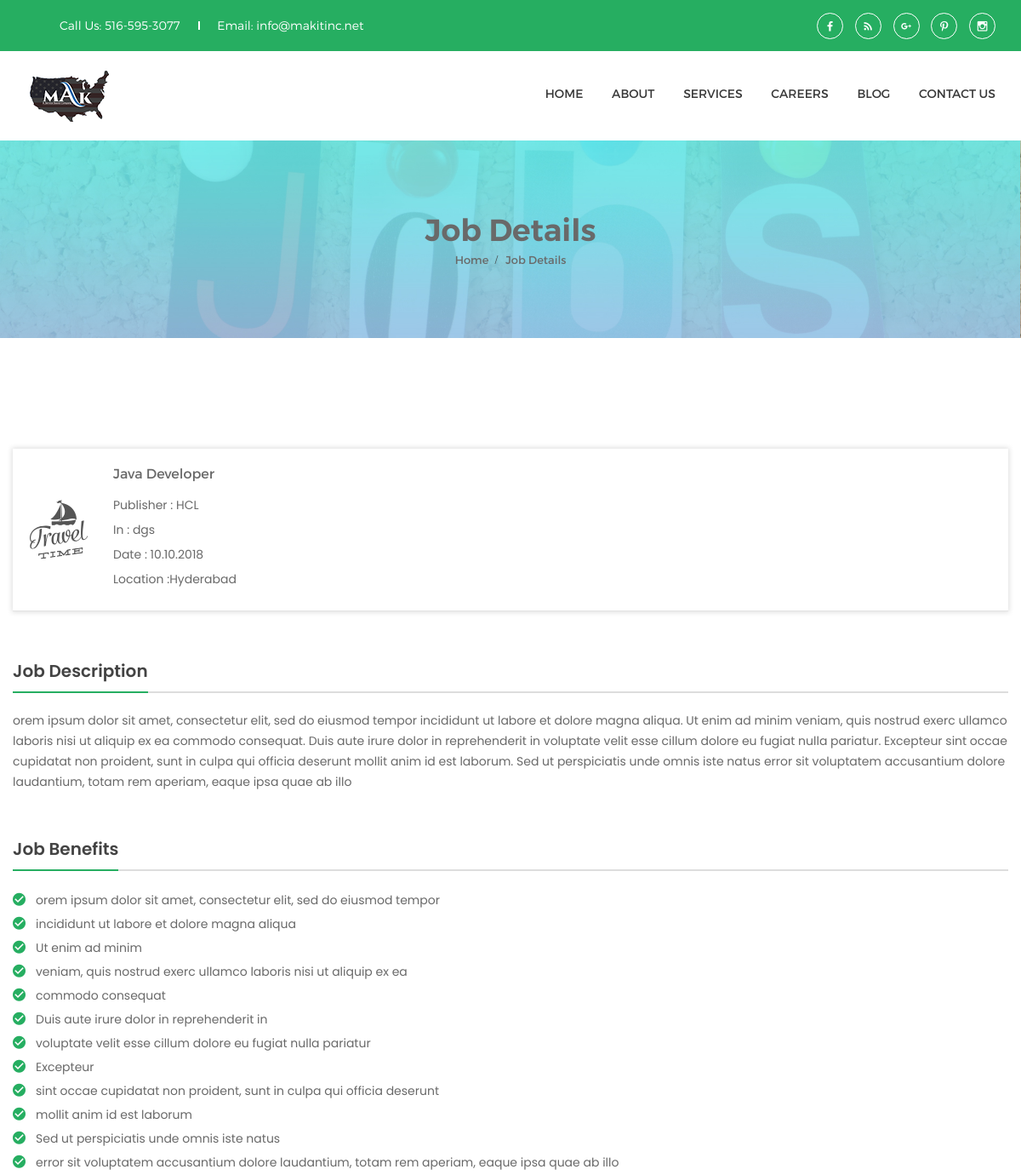
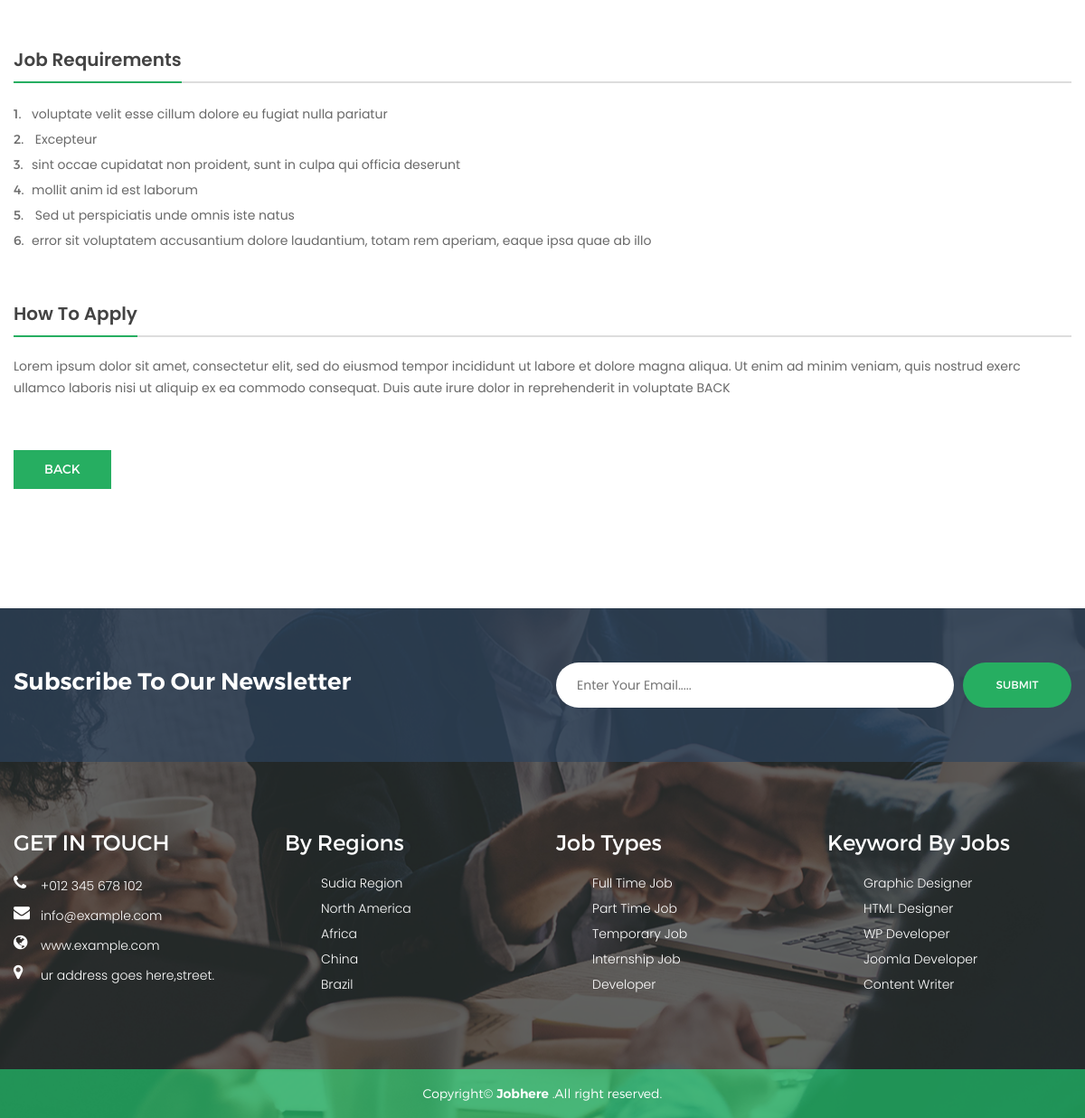
The app's page /job_details.php?id=10 with its own data (2 pictures, top to bottom).
### tables this page shows
CREATE TABLE `posts` (
  `id` int(11) NOT NULL,
  `location` int(100) NOT NULL,
  `keyword` int(11) NOT NULL,
  `image` varchar(100) NOT NULL,
  `categories` int(10) NOT NULL,
  `company_id` int(20) NOT NULL,
  `posted_at` datetime NOT NULL DEFAULT CURRENT_TIMESTAMP,
  `title` varchar(100) NOT NULL,
  `designation` varchar(100) NOT NULL,
  `last_date` date NOT NULL
);

CREATE TABLE `company` (
  `id` int(11) NOT NULL,
  `company_name` varchar(20) NOT NULL
);

CREATE TABLE `location` (
  `id` int(11) NOT NULL,
  `location` varchar(100) NOT NULL
);

CREATE TABLE `job_details` (
  `id` int(11) NOT NULL,
  `job_id` int(11) NOT NULL,
  `job_description` text NOT NULL,
  `job_requirements` text NOT NULL,
  `job_benefits` text NOT NULL,
  `how_to_apply` text NOT NULL
);

### job_details.php (the view, shortened to what this page needs)
<!doctype html>
<html class="no-js" lang="en">
<head>
        <link rel="stylesheet" href="css/bootstrap.min.css">
        <link rel="stylesheet" href="css/nice-select.css">
        <link rel="stylesheet" href="css/core.css">
        <link rel="stylesheet" href="css/shortcode/shortcodes.css">
        <link rel="stylesheet" href="style.css">
        <link rel="stylesheet" href="css/plugins/color.css">
        <link rel="stylesheet" href="css/responsive.css">
    </head>
    <body>
        <div class="as-mainwrapper">
        <header id="sticky-header" class="header-area">
            <div class="header-top">
                <div class="container">
                    <div class="col-md-12">
                        <div class="header-top-list">
                            <ul class="top-contact-list">
                                <li><a href="#">Call Us: 516-595-3077</a></li>
                                <li><a href="#">Email: info@makitinc.net</a></li>
                            </ul>
                            <div class="social-links">
                                <a href="#"><i class="zmdi zmdi-facebook"></i></a>
                                <a href="#"><i class="zmdi zmdi-rss"></i></a>
                                <a href="#"><i class="zmdi zmdi-google-plus"></i></a>
                                <a href="#"><i class="zmdi zmdi-pinterest"></i></a>
                                <a href="#"><i class="zmdi zmdi-instagram"></i></a>
                            </div>
                        </div>
                    </div>
                </div>
            </div>
            <div class="container">
                <div class="row">
                    <div class="col-lg-3">
                        <div class="logo"><a href="index.php"><img src="images/logo/logo.png" alt="JobHere"></a></div>
                    </div>
                    <div class="col-lg-9 d-none d-lg-block">
                        <div class="pull-right">
                            <nav id="primary-menu">
                                <ul class="main-menu text-right">
                                    <li><a href="index.php">Home</a>
                                    </li>
                                    <li><a href="about.html">About</a>
                                    </li>
                                    <li><a href="#">Services</a>
                                    </li>
                                    <li><a href="#">Careers</a>
                                    </li>
                                    <li><a href="blog.php">Blog</a>
                                    </li>
                                    <li><a href="contact.html">Contact Us</a></li>
                                </ul>
                            </nav>
                        </div>
                    </div>
                </div>
            </div>
        </header>
            <div class="breadcrumb-banner-area pt-94 pb-85 bg-3">
                <div class="container">
                    <div class="row">
                        <div class="col-md-12">
                            <div class="breadcrumb-text">
                                <h2 class="text-center">Job Details</h2>
                                <div class="breadcrumb-bar">
                                    <ul class="breadcrumb text-center m-0">
                                        <li><a href="index.php">Home</a></li>
                                        <li>Job Details</li>
                                    </ul>
                                </div>
                            </div>
                        </div>
                    </div>
                </div>
            </div>
            <div class="single-job-post-area ptb-130 ptb-sm-60">
                <div class="container">
                <?php
                                               include("admin/db_config.php");
                                               $id=$_GET['id'];
                                               $sql=mysqli_query($con,"SELECT p.title,p.designation,p.posted_at,j.*,l.location , c.company_name  FROM posts p JOIN company c ON c.id=p.company_id JOIN location l ON l.id=p.location JOIN job_details j ON j.job_id=p.id WHERE p.id='$id'");
                                               while($row=mysqli_fetch_assoc($sql)) {
                                       ?>
                    <div class="row">
                        <div class="col-md-12">
                            <form action="#">
                                <div class="single-job-content">
                                    <div class="area-title">
                                        <div class="single-job-post">
                                             <div class="img-icon">
                                                <img src="images/company-logo/1.png" alt="">
                                            </div>
                                            <div class="address">
                                                <h6><?php echo $row['title']; ?></h6>
                                                <p>Publisher : <?php echo $row['company_name']; ?></p>
                                                <p>In : <?php echo $row['designation']; ?></p>
                                                <p>Date : <?php echo date('d.m.Y', strtotime($row['posted_at'])); ?></p>
                                                <p>Location :<?php echo $row['location']; ?></p>
                                            </div>
                                        </div>
                                    </div>
                                    <div class="title"><span>job description</span></div>
                                    <div class="single-job-form">
                                        <p><?php echo $row['job_description']; ?> </p>
                                    </div>
                                    <div class="title"><span>Job Benefits</span></div>
                                    <div class="single-job-form">
                                        <div class="single-info mb-14">
                                            <?php
                                            $array=explode('.',$row['job_benefits']);
                                            $no=count($array);
                                            for($i=0;$i<$no; $i++)
                                            {
                                                if($array[$i] !='')
                                                {
                                                ?>
                                            <span class="mark-icon block pl-27"><?php echo $array[$i]; ?></span>
                                     <?php
                                            }
                                        }
                                            ?>
                                        </div>
                                    </div>
                                    <div class="title"><span>job Requirements</span></div>
                                    <div class="single-job-form">
                                        <div class="single-info mb-14">
                                        <?php
                                            $array1=explode('.',$row['job_requirements']);
                                            $no=count($array1);
                                            $j=1;
                                            for($i=0;$i<$no; $i++)
                                            {
                                                if($array1[$i] !='')
                                                {
                                                ?>
                                           <span class="number block"><span><?php echo $j; ?>.</span><?php echo $array1[$i]; ?></span>
                                            <?php
                                            $j++;
                                            }
                                        }
                                            ?>
                                        </div>
                                    </div>
                                     <div class="title"><span>how to apply</span></div>
                                    <div class="single-job-form">
                                        <p><?php echo $row['how_to_apply']; ?></p>
                                    </div>
                                    <div class="buttonback">
                                        <a href="#" class="button button-large-box lg-btn mr-20">back</a>
                                    </div>
                                </div>
                            </form>
                        </div>
                    </div>
                </div>
            </div>
            <?php
                                               }
                                               ?>
            <footer class="footer-area">
                <div class="footer-top bg-opacity-dark-blue-90 ptb-60">
                    <div class="container">
                        <div class="row">
                            <div class="col-md-6 pb-sm-30">
                                <div class="subscribe-text">
                                    <h3>Subscribe To Our Newsletter</h3>
                                </div>
                            </div>
                            <div class="col-md-6">
                                <div class="subscribe-form">
                                    <input type="email" name="email" id="eamil" placeholder="Enter Your Email.....">
                                    <button>Submit</button>
                                </div>
                            </div>
                        </div>
                    </div>
                </div>
                <div class="footer-widget-area ptb-80 pb-sm-30">
                    <div class="container">
                        <div class="row">
                            <div class="col-lg-3 col-md-5">
                                <div class="single-footer-widget">
                                    <h3 class="text-white mb-26">GET IN TOUCH</h3>
                                    <span class="text-white mb-9"><i class="fa fa-phone"></i>+012 345 678 102 </span>
                                    <span class="text-white mb-9"><i class="fa fa-envelope"></i>info@example.com</span>
                                    <span class="text-white mb-9"><i class="fa fa-globe"></i>www.example.com</span>
                                    <span class="text-white mb-9"><i class="fa fa-map-marker"></i>ur address goes here,street.</span>
                                </div>
                            </div>
                            <div class="col-lg-3 col-md-3">
                                <div class="single-footer-widget">
                                    <h3 class="text-white mb-21">By Regions</h3>
                                    <ul class="footer-list">
                                        <li><a href="#">Sudia Region</a></li>
                                        <li><a href="#">North America</a></li>
                                        <li><a href="#">Africa</a></li>
                                        <li><a href="#">China</a></li>
                                        <li><a href="#">Brazil</a></li>
                                    </ul>
                                </div>
                            </div>
                            <div class="col-lg-3 d-md-none d-lg-block">
                                <div class="single-footer-widget">
                                    <h3 class="text-white mb-21">Job Types</h3>
                                    <ul class="footer-list">
                                        <li><a href="#">Full Time Job</a></li>
                                        <li><a href="#">Part Time Job</a></li>
                                        <li><a href="#">Temporary Job</a></li>
                                        <li><a href="#">Internship Job</a></li>
                                        <li><a href="#">Developer</a></li>
                                    </ul>
                                </div>
                            </div>
                            <div class="col-lg-3 col-md-4">
                                <div class="single-footer-widget">
                                    <h3 class="text-white mb-21">Keyword By Jobs</h3>
                                    <ul class="footer-list">
                                        <li><a href="#">Graphic Designer</a></li>
                                        <li><a href="#">HTML Designer</a></li>
                                        <li><a href="#">WP Developer</a></li>
                                        <li><a href="#">Joomla Developer</a></li>
                                        <li><a href="#">Content Writer</a></li>
                                    </ul>
                                </div>
                            </div>
                        </div>
                    </div>
                </div>
                <div class="copyright-area text-center ptb-20">
                    <div class="container">
                        <div class="row">
                            <div class="col-md-12">
                                <div class="footer-text">
                                    <span class="text-white block">
                                        Copyright&copy;
                                        <a href="#">Jobhere</a>
                                        .All right reserved.
                                    </span>
                                </div>
                            </div>
                        </div>
                    </div>
                </div>
            </footer>
        </div>
    </body>
</html>

### records on screen
posts: title "Java Developer", company.company_name "HCL", designation "dgs", posted_at "10.10.2018", location.location "Hyderabad", job_details.job_description "orem ipsum dolor sit amet, consectetur elit, sed do eiusmod tempor incididunt ut labore et dolore magna aliqua. Ut enim ad minim veniam, quis nostrud exerc ullamco laboris nisi ut aliquip ex ea commodo consequat. Duis aute irure dolor in reprehenderit in voluptate velit esse cillum dolore eu fugiat nulla pariatur. Excepteur sint occae cupidatat non proident, sunt in culpa qui officia deserunt mollit anim id est laborum. Sed ut perspiciatis unde omnis iste natus error sit voluptatem accusantium dolore laudantium, totam rem aperiam, eaque ipsa quae ab illo", job_details.job_benefits "orem ipsum dolor sit amet, consectetur elit, sed do eiusmod tempor", job_details.job_benefits "incididunt ut labore et dolore magna aliqua", job_details.job_benefits "Ut enim ad minim", job_details.job_benefits "veniam, quis nostrud exerc ullamco laboris nisi ut aliquip ex ea", job_details.job_benefits "commodo consequat", job_details.job_benefits "Duis aute irure dolor in reprehenderit in", job_details.job_benefits "voluptate velit esse cillum dolore eu fugiat nulla pariatur", job_details.job_benefits "Excepteur", job_details.job_benefits "sint occae cupidatat non proident, sunt in culpa qui officia deserunt", job_details.job_benefits "mollit anim id est laborum", job_details.job_benefits "Sed ut perspiciatis unde omnis iste natus", job_details.job_benefits "error sit voluptatem accusantium dolore laudantium, totam rem aperiam, eaque ipsa quae ab illo", job_details.job_requirements "voluptate velit esse cillum dolore eu fugiat nulla pariatur", job_details.job_requirements "Excepteur", job_details.job_requirements "sint occae cupidatat non proident, sunt in culpa qui officia deserunt", job_details.job_requirements "mollit anim id est laborum", job_details.job_requirements "Sed ut perspiciatis unde omnis iste natus", job_details.job_requirements "error sit voluptatem accusantium dolore laudantium, totam rem aperiam, eaque ipsa quae ab illo", job_details.how_to_apply "Lorem ipsum dolor sit amet, consectetur elit, sed do eiusmod tempor incididunt ut labore et dolore magna aliqua. Ut enim ad minim veniam, quis nostrud exerc ullamco laboris nisi ut aliquip ex ea commodo consequat. Duis aute irure dolor in reprehenderit in voluptate BACK"
